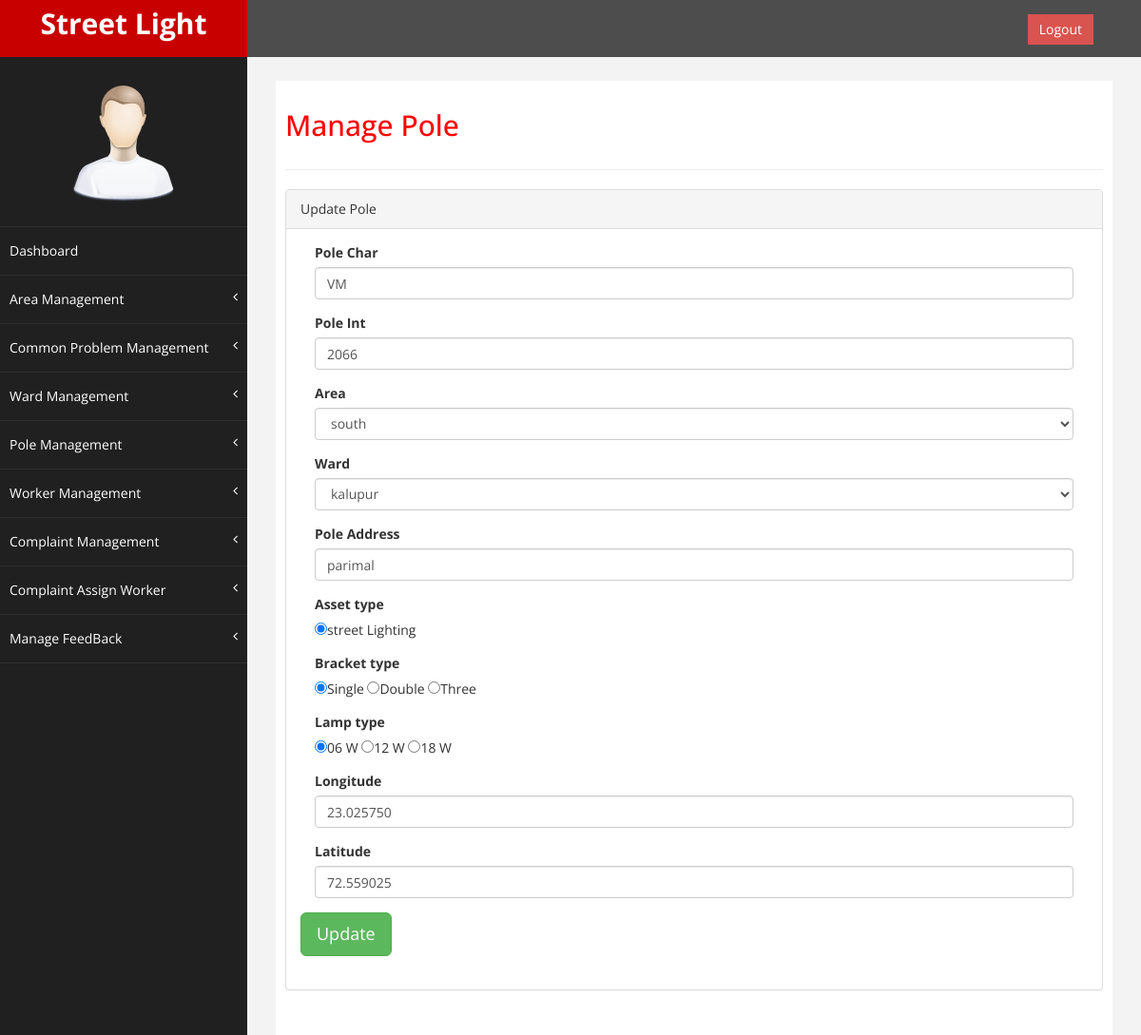
Screenshot of /admin/editpole.php?pole_id=1 with the database file from the repository.
### tables this page shows
CREATE TABLE IF NOT EXISTS `pole_table` (
  `pole_id` int(11) NOT NULL AUTO_INCREMENT,
  `pole_char` varchar(20) NOT NULL,
  `pole_int` int(5) NOT NULL,
  `area_name` varchar(30) NOT NULL,
  `ward_name` varchar(30) NOT NULL,
  `pole_add` varchar(100) NOT NULL,
  `asset_type` varchar(30) NOT NULL,
  `bracket_type` varchar(50) NOT NULL,
  `lamp_type` varchar(30) NOT NULL,
  `longitude` decimal(9,6) NOT NULL,
  `latitude` decimal(9,6) NOT NULL,
  `is_active` int(11) NOT NULL,
  PRIMARY KEY (`pole_id`)
);

### admin/editpole.php (the view, shortened to what this page needs)
<?php
require 'common/header.php';
require 'dbconnect.php';
$pole_id=$_GET['pole_id'];
$qry = "SELECT * FROM pole_table WHERE  pole_id=$pole_id";
$rs = mysqli_query($conn,$qry);
$row = mysqli_fetch_assoc($rs);
 ?>
<div id="wrapper">
        <nav class="navbar navbar-default navbar-cls-top " role="navigation" style="margin-bottom: 0">
            <div class="navbar-header">
                <a class="navbar-brand" href="dashboard.php">Street Light</a>
            </div>
          <div style="color: white;padding: 15px 50px 5px 50px;float: right;font-size: 16px;">
            <a href="logout.php" class="btn btn-danger square-btn-adjust">Logout</a>
          </div>
      </nav>
      <?php
        require "common/navigation.php";
      ?>
  <div id="page-wrapper" >
    <div id="page-inner">
        <div class="row">
                    <div class="col-md-12">
                      <h2>Manage Pole</h2>
                    </div>
        </div>
        <hr/>
      <div class="row">
        <div class="col-lg-12">
          <div class="panel panel-default">
              <div class="panel-heading">
                    Update Pole
              </div>
            <div class="panel-body">
                  <div class="table-responsive">
                    <table class="table table-striped table-bordered table-hover">
                      <form action="poleupdateprocess.php" method="GET">
                          <div class="col-md-12">
                              <div class="form-group">
                                <label>Pole Char</label>
                                <input type="text" class="form-control"  name="pole_char" value="<?php echo $row['pole_char']; ?>">
                              </div>
                          </div>
                          <div class="col-md-12">
                              <div class="form-group">
                                  <label>Pole Int</label>
                                      <input type="text" class="form-control"  name="pole_int" value="<?php echo $row['pole_int']; ?>">
                              </div>
                          </div>
                          <div class="col-md-12">
                              <div class="form-group">
                                    <label>Area</label>
                                    <select  class="form-control" name="area_name">
                                    <?php
                                        include 'dbconnect.php';
                                        $r=mysqli_query($conn,"SELECT * FROM `area_table`");
                                        while($c=mysqli_fetch_assoc($r)):
                                    ?>
                                    <option value="<?php echo $c['area_id']; ?>"> <?php echo $c['area_name']; ?></option>
                                    <?php endwhile; ?>
                                    </select>
                            </div>
                          </div>
                          <div class="col-md-12">
                              <div class="form-group">
                                    <label>Ward</label>
                                    <select class="form-control" name="ward_name">
                                    <?php
                                        include 'dbconnect.php';
                                        $r=mysqli_query($conn,"SELECT * FROM `ward_name_table`");
                                        while($c=mysqli_fetch_assoc($r)):
                                    ?>
                                    <option value="<?php echo $c['ward_id']; ?>"> <?php echo $c['ward_name']; ?></option>
                                    <?php endwhile; ?>
                                    </select>
                            </div>
                          </div>
                          <div class="col-md-12">
                              <div class="form-group">
                                  <label>Pole Address</label>
                                      <input  type="text" class="form-control"  name="pole_add" value="<?php echo $row['pole_add']; ?>">
                              </div>
                           </div>
                           <div class="col-md-12">
                                <div class="form-group">
                                    <label>Asset type</label></br>
                                       <input type="radio" name="asset_type"  value="street Lighting" id="asset_type" <?php
                                       echo ($row['asset_type']=="street Lighting"?'checked':'');?>>street Lighting
                                </div>
                            </div>
                            <div class="col-md-12">
                                <div class="form-group">
                                    <label>Bracket type</label></br>
                                       <input type="radio" name="bracket_type" value="single" id="bracket_type" <?php
                                       echo ($row['bracket_type']=="single"?'checked':'');?>>Single
                                       <input type="radio" name="bracket_type" value="double" id="bracket_type" <?php
                                       echo ($row['bracket_type']=="double"?'checked':'');?>>Double
                                       <input type="radio" name="bracket_type" value="three" id="bracket_type" <?php
                                       echo ($row['bracket_type']=="three"?'checked':'');?>>Three
                                </div>
                            </div>
                            <div class="col-md-12">
                                <div class="form-group">
                                    <label>Lamp type</label></br>
                                       <input type="radio" name="lamp_type" value="06 w" id="lamp_type" <?php
                                       echo ($row['lamp_type']=="06 w"?'checked':'');?>>06 W
                                       <input type="radio" name="lamp_type" value="12 w" id="lamp_type" <?php
                                       echo ($row['lamp_type']=="12 w"?'checked':'');?>>12 W
                                       <input type="radio" name="lamp_type" value="18 w" id="lamp_type" <?php
                                       echo ($row['lamp_type']=="18 w"?'checked':'');?>>18 W
                                </div>
                            </div>
                            <div class="col-md-12">
                              <div class="form-group">
                                  <label>Longitude</label>
                                      <input  type="text" class="form-control"  name="longitude" value="<?php echo $row['longitude']; ?>">
                              </div>
                            </div>
                            <div class="col-md-12">
                              <div class="form-group">
                                  <label>Latitude</label>
                                      <input  type="text" class="form-control"  name="latitude" value="<?php echo $row['latitude']; ?>">
                              </div>
                           </div>
                          <button class="btn btn-success btn-lg" name="btn_sb" type="submit">Update</button>
                      </form>
                  </table>
                </div>
              </div>
            </div>
          </div>
        </div>
    </div>
  </div>
</div>
</body>
</html>

### admin/css/custom.css (style rules this page uses)
body { font-family: 'Open Sans', sans-serif; }
#wrapper { width: 100%; background:#202020; }
#page-wrapper { padding: 15px 15px; min-height: 600px; background:#F3F3F3; }
#page-inner { width:100%; margin:10px 20px 10px 0px; background-color:#fff!important; padding:10px; min-height:1200px; }
h2 { color: #f00; }
.square-btn-adjust { border: 0px solid transparent; -webkit-border-radius: 0px; -moz-border-radius: 0px; border-radius: 0px; }
.navbar-cls-top .navbar-brand { color: #fff; background: #C90000; width: 260px; text-align: center; height: 60px; font-size: 30px; font-weight: 700; }
.navbar-cls-top { background:#4D4D4D; border-bottom:none; }
.navbar-default { border:0px solid black; }
.navbar-header { background: #A70303; }
@media (min-width:768px) { #page-wrapper { margin: 0 0 0 260px; padding: 15px 30px; min-height: 1200px; } }
@media (min-width:768px) { .navbar { border-radius: 0px; } }

### rows the page displays
pole_table: pole_char "VM", pole_int "2066", pole_add "parimal", asset_type "☑", bracket_type "☑", lamp_type "☑", longitude "23.025750", latitude "72.559025"

### other values shown
form field area_name "south"
form field ward_name "kalupur"
